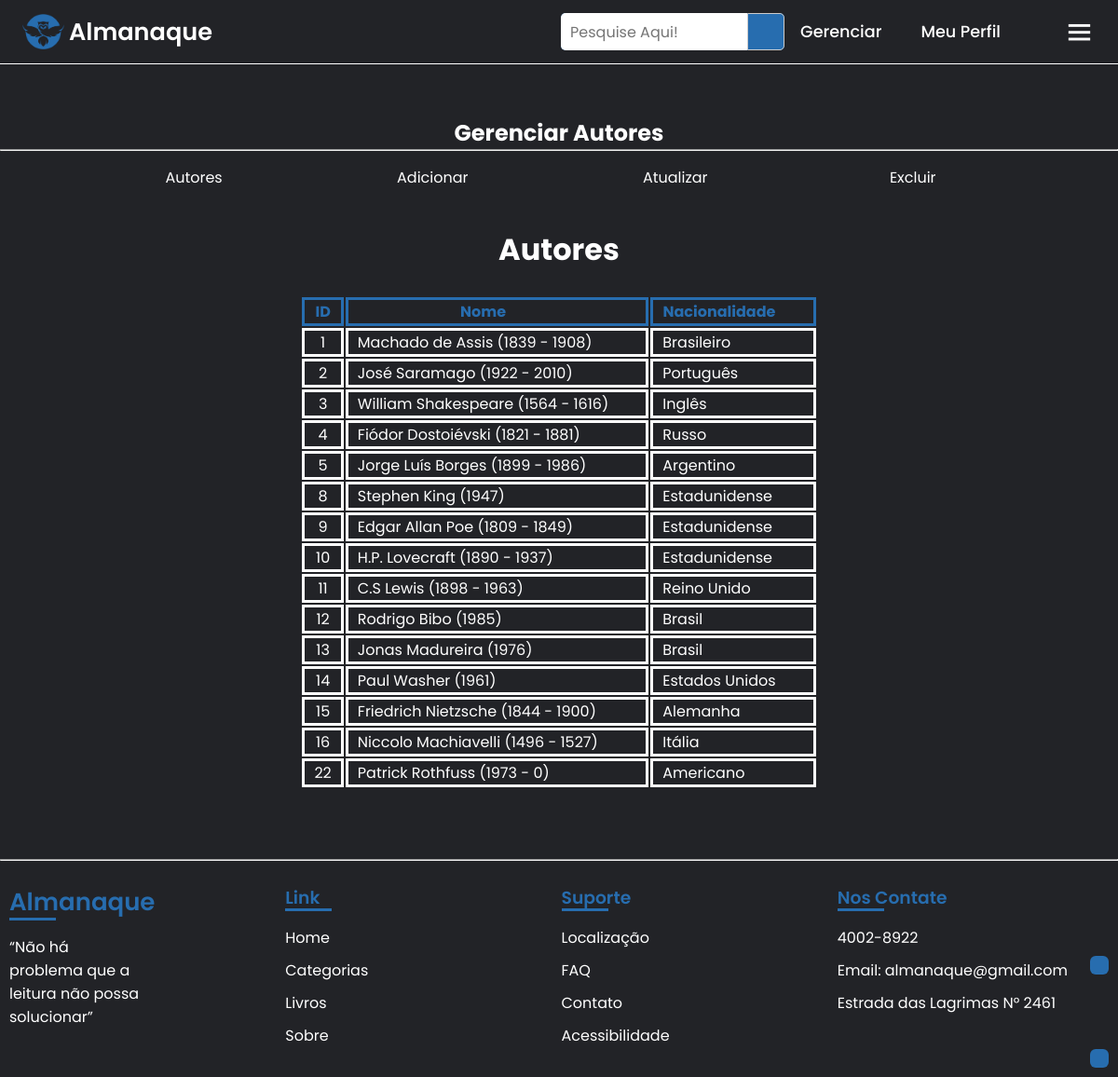
The page /funcionario/gerenciar_autor/autor_lista.php (signed in) on the database its author committed.
### tables this page shows
CREATE TABLE `autor` (
  `id_autor` int NOT NULL,
  `nome_autor` varchar(50) NOT NULL,
  `pais_autor` varchar(50) NOT NULL,
  `nascimento_autor` int NOT NULL,
  `falecimento_autor` int DEFAULT NULL
);

### funcionario/gerenciar_autor/autor_lista.php (the view, shortened to what this page needs)
<?php
if($_SESSION['id_sessao'] == 2) {
?>
<!DOCTYPE html>
<html lang="pt-br">
<head>
    <link rel="stylesheet" href="../../css/style.css">
    <link rel="stylesheet" href="../../css/menu_gerenciar.css">
    <link rel="stylesheet" href="../../css/livro-aberto.css">
    <link rel="stylesheet" href="../../css/table.css">
    <link href="https://cdn.jsdelivr.net/npm/remixicon@3.5.0/fonts/remixicon.css" rel="stylesheet">
    <link rel="stylesheet"href="https://unpkg.com/boxicons@latest/css/boxicons.min.css">
</head>
<body>
    <?php include('../../include/import_menu_gerenciar.php');
    include('../../include/conexao.php'); ?>
    <br><br><br><br><br>
    <?php include('../../include/import_menu_autor_gerenciar.php'); ?><br>
    <h1 style="text-align: center;">Autores</h1><br>
    <table>
        <tr>
            <th class="id_th">ID</th>
            <th class="atributo_th">Nome</th>
            <th class="atributo_th">Nacionalidade</th>
        </tr>
        <?php
        $sql = mysqli_query($mysqli, "SELECT  *   FROM  autor");
        while ($result = mysqli_fetch_array($sql))
            {
                $id_autor = $result['id_autor'];
                $nome_autor = $result['nome_autor'];
                $pais_autor = $result['pais_autor'];
                $nascimento_autor = $result['nascimento_autor'];
                $falecimento_autor = $result['falecimento_autor'];
                $icon = "";
                if($falecimento_autor != ""){
                    $icon = " - ";
                }
                echo "<tr>";
                echo "<td class='id_th'>".$id_autor."</td>";
                echo "<td class='atributo_th'>".$nome_autor." (".$nascimento_autor, $icon, $falecimento_autor.")</td>";
                echo "<td class='atributo_th'>".$pais_autor."</td>";
                echo "</tr>";
            };
        ?>
    </table>
    <br><br><br>
    <?php include('../../include/import_footer_gerenciar.php');
    include('../../include/acessibilidade.php') ?>
    <a id="link-acessibilidade" href="https://chrome.google.com/webstore/detail/selection-reader-text-to/fdffijlhedcdiblbingmagmdnokokgbi/related?hl=pt-BR"><i class="ri-speak-fill"></i></a>
    <a id="link-up" href="#"><i class="ri-arrow-up-double-line"></i></a>
</body>
</html>
<?php
}
else {
    echo "Você não pode acessar essa página, sua permissão é inválida";
}
?>

### css/style.css (style rules this page uses)
* { padding: 0; margin: 0; box-sizing: border-box; font-family: 'Poppins', sans-serif; text-decoration: none; list-style: none; }
:root { --bg-color: #222327; --text-color: #fff; --main-color: #276daf; }
body { min-height: 100vh; background: var(--bg-color); color: var(--text-color); }
#link-up { z-index: 1; position: fixed; color: white; background-color: #276daf; padding: 10px; right: 10px; bottom: 10px; border-radius: 30%; transition: all .50s ease; }
#link-acessibilidade { z-index: 1; position: fixed; color: white; background-color: #276daf; padding: 10px; margin-bottom: 100px; right: 10px; bottom: 10px; border-radius: 30%; transition: all .50s ease; }

### css/menu_gerenciar.css (style rules this page uses)
:root { --bg-color: #222327; --text-color: #fff; --main-color: #276daf; }
a { color: #fff; text-decoration: none; transition: all .50s ease ; }

### css/livro-aberto.css (style rules this page uses)
:root { --bg-color: #222327; --text-color: #fff; --main-color: #276daf; }

### css/table.css (style rules this page uses)
table { margin: auto; }
th { color: #276daf; }
.id_th, .id_td { text-align: center; padding-left: 10px; padding-right: 10px; border: solid; }
.atributo_th, .atributo_td { padding-left: 10px; padding-right: 40px; border: solid; }

### rows shown on the page
autor: id_autor "1", nome_autor "Machado de Assis", nascimento_autor "1839", falecimento_autor "-", falecimento_autor "1908", pais_autor "Brasileiro"
autor: id_autor "2", nome_autor "José Saramago", nascimento_autor "1922", falecimento_autor "-", falecimento_autor "2010", pais_autor "Português"
autor: id_autor "3", nome_autor "William Shakespeare", nascimento_autor "1564", falecimento_autor "-", falecimento_autor "1616", pais_autor "Inglês"
autor: id_autor "4", nome_autor "Fiódor Dostoiévski", nascimento_autor "1821", falecimento_autor "-", falecimento_autor "1881", pais_autor "Russo"
autor: id_autor "5", nome_autor "Jorge Luís Borges", nascimento_autor "1899", falecimento_autor "-", falecimento_autor "1986", pais_autor "Argentino"
autor: id_autor "8", nome_autor "Stephen King", nascimento_autor "1947", pais_autor "Estadunidense"
autor: id_autor "9", nome_autor "Edgar Allan Poe", nascimento_autor "1809", falecimento_autor "-", falecimento_autor "1849", pais_autor "Estadunidense"
autor: id_autor "10", nome_autor "H.P. Lovecraft", nascimento_autor "1890", falecimento_autor "-", falecimento_autor "1937", pais_autor "Estadunidense"
autor: id_autor "11", nome_autor "C.S Lewis", nascimento_autor "1898", falecimento_autor "-", falecimento_autor "1963", pais_autor "Reino Unido"
autor: id_autor "12", nome_autor "Rodrigo Bibo", nascimento_autor "1985", pais_autor "Brasil"
autor: id_autor "13", nome_autor "Jonas Madureira", nascimento_autor "1976", pais_autor "Brasil"
autor: id_autor "14", nome_autor "Paul Washer", nascimento_autor "1961", pais_autor "Estados Unidos"
autor: id_autor "15", nome_autor "Friedrich Nietzsche", nascimento_autor "1844", falecimento_autor "-", falecimento_autor "1900", pais_autor "Alemanha"
autor: id_autor "16", nome_autor "Niccolo Machiavelli", nascimento_autor "1496", falecimento_autor "-", falecimento_autor "1527", pais_autor "Itália"
autor: id_autor "22", nome_autor "Patrick Rothfuss", nascimento_autor "1973", falecimento_autor "-", falecimento_autor "0", pais_autor "Americano"
